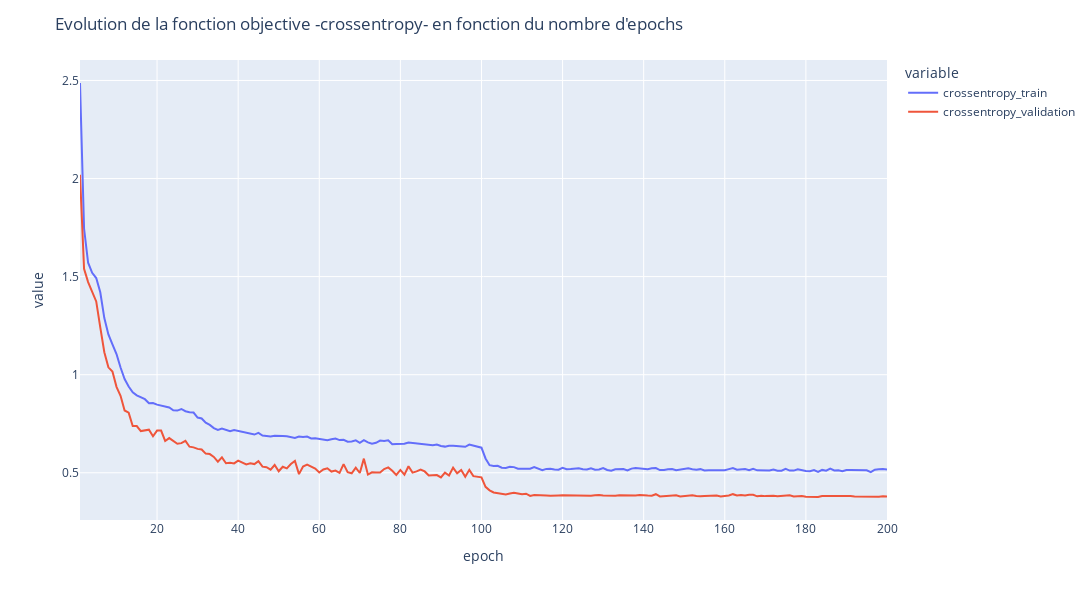

This figure's notebook cell:
### Markdown cell above
|Overfeating|
-----------

### Code cell
#La df crossentropy
epoch = range(1, len(hist.history['loss']) + 1)
crossentropy = pd.DataFrame ( { 'epoch' : epoch, 'crossentropy_train' : hist.history['loss'], 'crossentropy_validation' : hist.history['val_loss'] } )

#Evolution de la fonction objective -crossentropy- en fonction du nombre d'epochs
fig2 = px.line ( crossentropy, x = 'epoch', y = [ 'crossentropy_train', 'crossentropy_validation' ], width = 1300, height = 600 )
fig2.update_layout ( title = '''Evolution de la fonction objective -crossentropy- en fonction du nombre d'epochs ''' )
fig2.show()

### Figure 1 — Plotly figure (JSON) as saved in the notebook; plotly's stock layout.template omitted (floating-point values rounded to 4 significant figures; data arrays with more than 128 entries replaced by an {"elided": "..."} marker saying what was removed)
{"data": [{"hovertemplate": "variable=crossentropy_train<br>epoch=%{x}<br>value=%{y}<extra></extra>", "legendgroup": "crossentropy_train", "line": {"color": "#636efa", "dash": "solid"}, "marker": {"symbol": "circle"}, "mode": "lines", "name": "crossentropy_train", "orientation": "v", "showlegend": true, "type": "scatter", "x": {"elided": "200 int values"}, "xaxis": "x", "y": {"elided": "200 float values"}, "yaxis": "y"}, {"hovertemplate": "variable=crossentropy_validation<br>epoch=%{x}<br>value=%{y}<extra></extra>", "legendgroup": "crossentropy_validation", "line": {"color": "#EF553B", "dash": "solid"}, "marker": {"symbol": "circle"}, "mode": "lines", "name": "crossentropy_validation", "orientation": "v", "showlegend": true, "type": "scatter", "x": {"elided": "200 int values"}, "xaxis": "x", "y": {"elided": "200 float values"}, "yaxis": "y"}], "layout": {"height": 600, "legend": {"title": {"text": "variable"}, "tracegroupgap": 0}, "margin": {"t": 60}, "title": {"text": "Evolution de la fonction objective -crossentropy- en fonction du nombre d'epochs "}, "width": 1300, "xaxis": {"anchor": "y", "domain": [0, 1], "title": {"text": "epoch"}}, "yaxis": {"anchor": "x", "domain": [0, 1], "title": {"text": "value"}}}}
